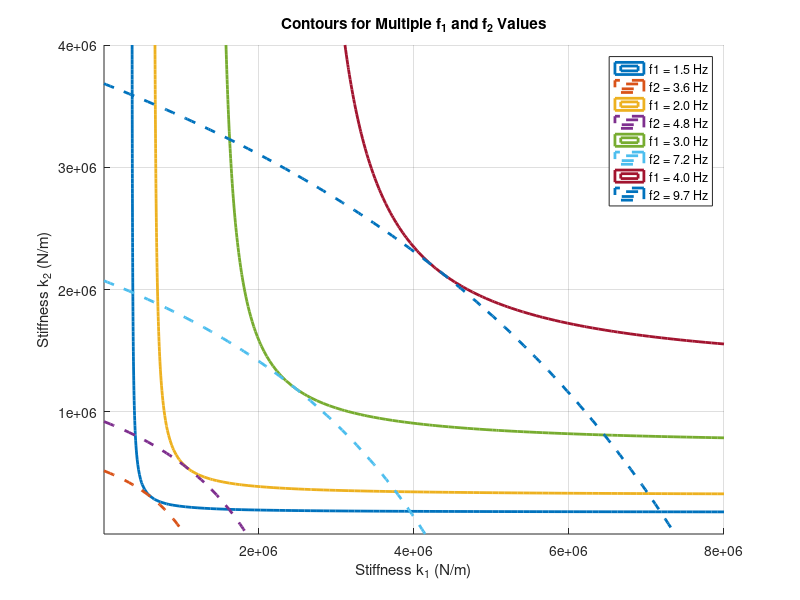

This chart was generated by the following MATLAB code:
clear; clc; close all;

% Define constants (masses in kg)
m1 = 2000; 
m2 = 2000; 

% Define lists of frequencies (Hz)
f1_list = [1.5, 2 , 3 , 4 ];  
f2_list = 2.415*f1_list;%[ 6,  8 , 10];  % Ensure these vectors have the same length

% Define range for k1 and k2 (stiffness in N/m)
k1_vals = linspace(1e3, 8e6, 100);
k2_vals = linspace(1e3, 4e6, 100);
[K1, K2] = meshgrid(k1_vals, k2_vals);

figure(1);
hold on;
% Use a colormap to assign different colors
colors = lines(length(f1_list)*2); % Two colors per pair (one for each contour)

for idx = 1:length(f1_list)
    f1 = f1_list(idx);
    f2 = f2_list(idx);
    
    % Compute squared circular frequencies for each f
    omega1_sq = (2*pi*f1)^2;
    omega2_sq = (2*pi*f2)^2;
    
    % Common term for both equations
    term1 = (m1 .* K2 + m2 .* (K1 + K2)) / (2*m1*m2);
    term2 = 0.5 * sqrt(((m1 .* K2 + m2 .* (K1 + K2))/(m1*m2)).^2 - 4*(K1 .* K2)/(m1*m2));
    
    % Define equations (set equal to zero)
    eq1 = term1 - term2 - omega1_sq;
    eq2 = term1 + term2 - omega2_sq;
    
    % Plot contour for eq1 (corresponding to f1)
    contour(K1, K2, eq1, [0 0], 'LineColor', colors(2*idx-1,:), 'LineWidth', 2, ...
        'DisplayName', sprintf('f1 = %.1f Hz', f1));
    
    % Plot contour for eq2 (corresponding to f2)
    contour(K1, K2, eq2, [0 0],"--", 'LineColor', colors(2*idx,:), 'LineWidth', 2, ...
        'DisplayName', sprintf('f2 = %.1f Hz', f2));
end

xlabel('Stiffness k_1 (N/m)');
ylabel('Stiffness k_2 (N/m)');
title('Contours for Multiple f_1 and f_2 Values');
legend('show');
grid on;
hold off;